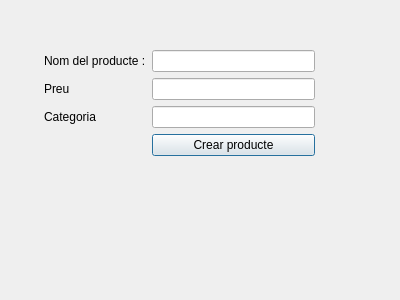
<?xml version="1.0" encoding="UTF-8"?>
<ui version="4.0">
 <class>Dialog</class>
 <widget class="QDialog" name="Dialog">
  <property name="geometry">
   <rect>
    <x>0</x>
    <y>0</y>
    <width>400</width>
    <height>300</height>
   </rect>
  </property>
  <property name="windowTitle">
   <string>Dialog</string>
  </property>
  <widget class="QWidget" name="">
   <property name="geometry">
    <rect>
     <x>44</x>
     <y>50</y>
     <width>271</width>
     <height>221</height>
    </rect>
   </property>
   <layout class="QFormLayout" name="formLayout">
    <item row="0" column="0">
     <widget class="QLabel" name="label">
      <property name="text">
       <string>Nom del producte :</string>
      </property>
     </widget>
    </item>
    <item row="0" column="1">
     <widget class="QLineEdit" name="lineEdit"/>
    </item>
    <item row="1" column="0">
     <widget class="QLabel" name="label_2">
      <property name="text">
       <string>Preu</string>
      </property>
     </widget>
    </item>
    <item row="1" column="1">
     <widget class="QLineEdit" name="lineEdit_2"/>
    </item>
    <item row="2" column="0">
     <widget class="QLabel" name="label_3">
      <property name="text">
       <string>Categoria</string>
      </property>
     </widget>
    </item>
    <item row="2" column="1">
     <widget class="QLineEdit" name="lineEdit_3"/>
    </item>
    <item row="3" column="1">
     <widget class="QPushButton" name="pushButton">
      <property name="text">
       <string>Crear producte</string>
      </property>
     </widget>
    </item>
   </layout>
  </widget>
 </widget>
 <resources/>
 <connections/>
</ui>
